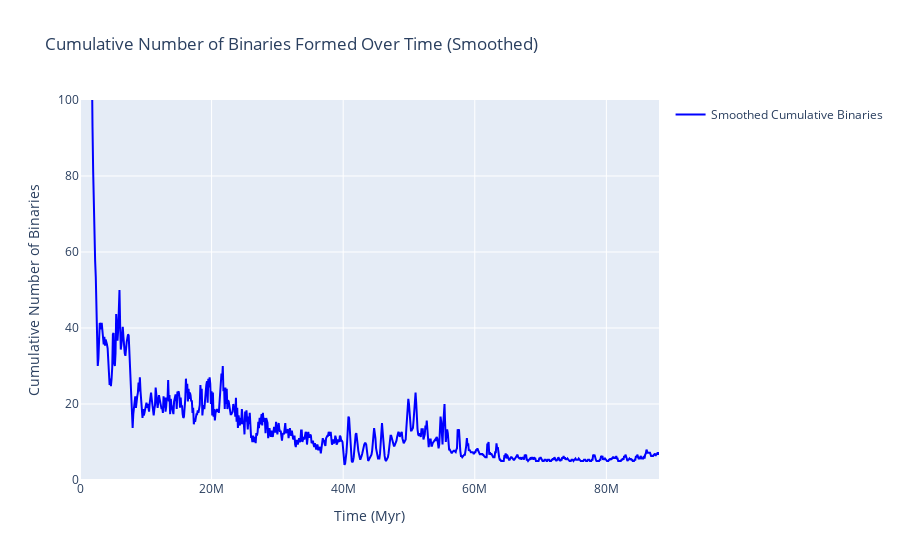

The cell this chart's notebook holds for it:
### Code cell
import os
import numpy as np
import plotly.graph_objects as go
from nbd_utils_code import nbd_read

snapshot_directory = r'C:\Users\shyam\Desktop\dissertation\results\RAD_0.5\output_24M_88Mev_0.5vir'

snapshot_files = sorted([f for f in os.listdir(snapshot_directory) if f.startswith('cluster')])

times = []
binary_counts = []

def identify_binaries(x, y, z, vx, vy, vz, m, G=4.4969032492703040E-015):
    binaries = []
    for i in range(len(m)):
        for j in range(i+1, len(m)):
            r_ij = np.sqrt((x[i] - x[j])**2 + (y[i] - y[j])**2 + (z[i] - z[j])**2)
            v_ij = np.sqrt((vx[i] - vx[j])**2 + (vy[i] - vy[j])**2 + (vz[i] - vz[j])**2)
            mu = m[i] * m[j] / (m[i] + m[j])
            E_bind = 0.5 * mu * v_ij**2 - G * m[i] * m[j] / r_ij
            if E_bind < 0:
                binaries.append((i, j))
    return len(binaries)

previous_binary_count = 0
for snapshot_file in snapshot_files:
    filepath = os.path.join(snapshot_directory, snapshot_file)
    data = nbd_read(filepath)

    times.append(data.time)
    x, y, z = data.x, data.y, data.z
    vx, vy, vz = data.vx, data.vy, data.vz
    m = data.mass

    current_binary_count = identify_binaries(x, y, z, vx, vy, vz, m)
    binaries_formed = current_binary_count - previous_binary_count
    binary_counts.append(binaries_formed)
    previous_binary_count = current_binary_count

    print(f"Time: {data.time:.2f} Myr, Total Binaries: {current_binary_count}, Binaries Formed Since Last Snapshot: {binaries_formed}")

cumulative_binaries = np.cumsum(binary_counts)

# Apply a moving average to smooth the data
def moving_average(data, window_size):
    return np.convolve(data, np.ones(window_size)/window_size, mode='valid')

window_size = 3  # Adjust this for more or less smoothing
smoothed_binaries = moving_average(cumulative_binaries, window_size)

# Adjust times for the smoothed data
smoothed_times = times[window_size-1:]

# Create a Plotly figure
fig = go.Figure()

# Add the smoothed line plot
fig.add_trace(go.Scatter(
    x=smoothed_times, 
    y=smoothed_binaries, 
    mode='lines', 
    name='Smoothed Cumulative Binaries',
    line=dict(color='blue')
))

# Update layout for titles and labels
fig.update_layout(
    title="Cumulative Number of Binaries Formed Over Time (Smoothed)",
    xaxis_title="Time (Myr)",
    yaxis_title="Cumulative Number of Binaries",
    xaxis=dict(range=[0, 0.88e8]),  # Set x-axis limits
    yaxis=dict(range=[0, 100]),     # Set y-axis limits
    showlegend=True
)

# Show grid and plot
fig.update_xaxes(showgrid=True)
fig.update_yaxes(showgrid=True)

# Show the figure
fig.show()

### Figure 1 — Plotly figure (JSON) as saved in the notebook; plotly's stock layout.template omitted (floating-point values rounded to 4 significant figures; data arrays with more than 128 entries replaced by an {"elided": "..."} marker saying what was removed)
{"data": [{"line": {"color": "blue"}, "mode": "lines", "name": "Smoothed Cumulative Binaries", "type": "scatter", "x": {"elided": "882 int values"}, "y": {"elided": "882 float values"}}], "layout": {"showlegend": true, "title": {"text": "Cumulative Number of Binaries Formed Over Time (Smoothed)"}, "xaxis": {"range": [0, 88000000], "showgrid": true, "title": {"text": "Time (Myr)"}}, "yaxis": {"range": [0, 100], "showgrid": true, "title": {"text": "Cumulative Number of Binaries"}}}}
